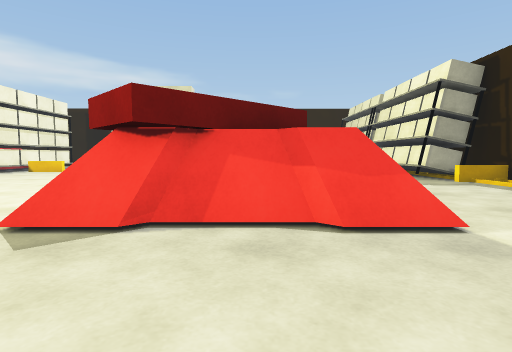
view 1 (above)

24 first-person views from a walk through a 3-D level made in the Unity game engine. The camera is 0.72 m above the floor, tilts 4° down and sees 80° across. Doors are open. The floor is counted in squares, 1 m on a side. Each view is taken from the middle of a square. On the plan, view 1 faces up. The plan holds only what a view shows up to about 10 squares ahead; the rest is blank. The place goes on beyond the plan. The player character is not drawn. Surface patterns are stand-ins for the level's own textures.

view 2
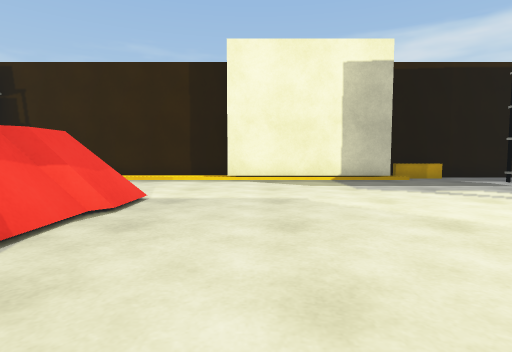

view 3
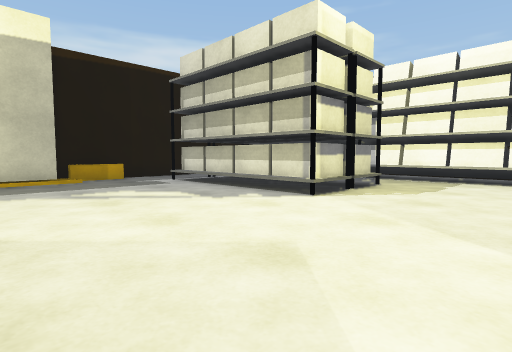

view 4
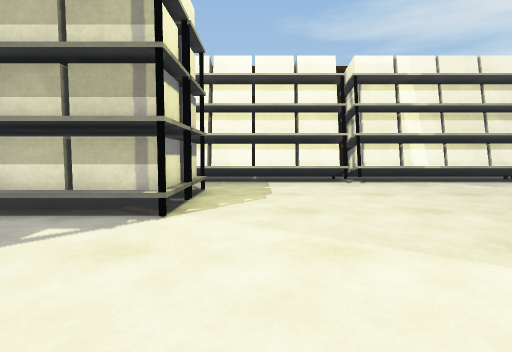

view 5
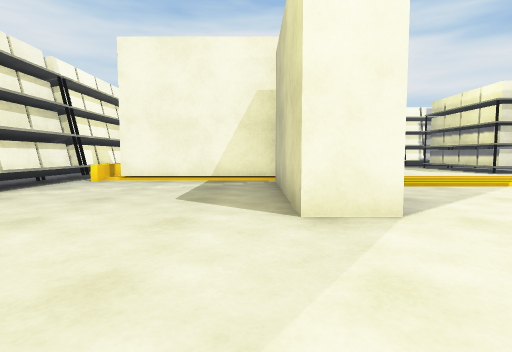

view 6
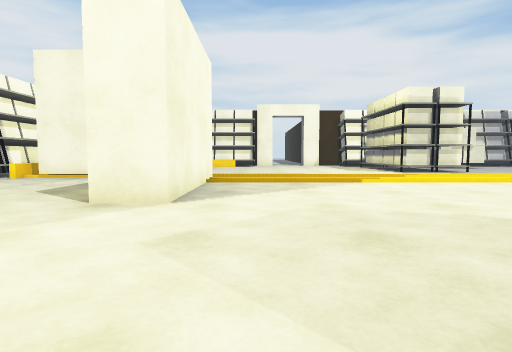

view 7
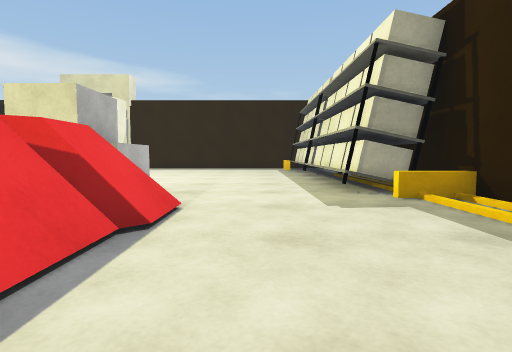

view 8
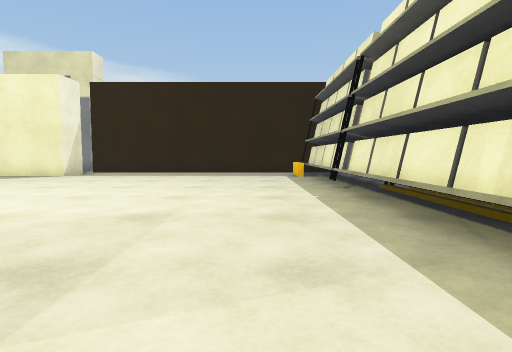

view 9
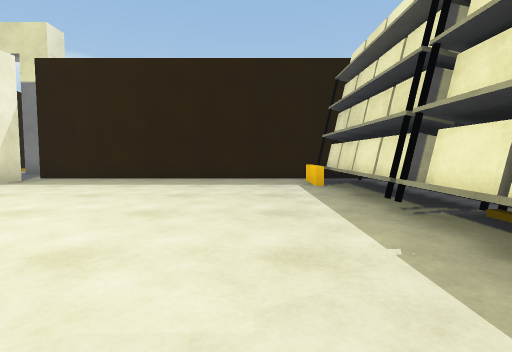

view 10
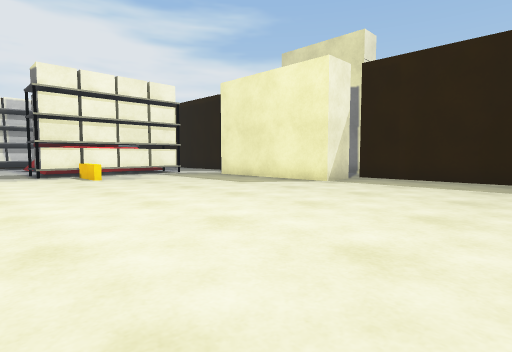

view 11
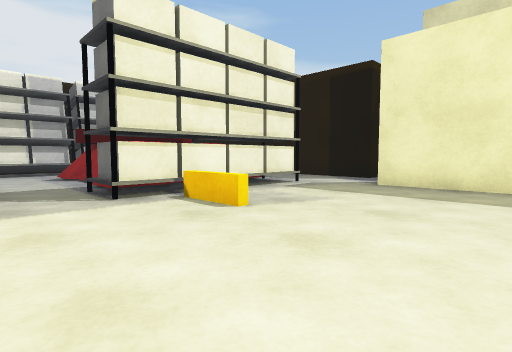

view 12
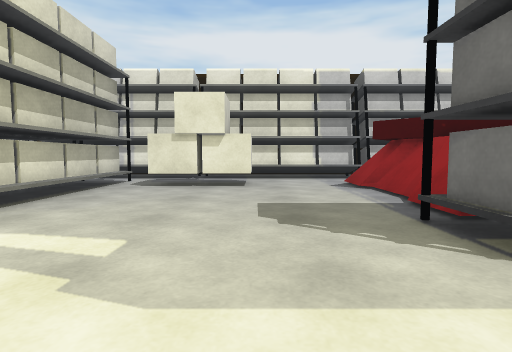

view 13
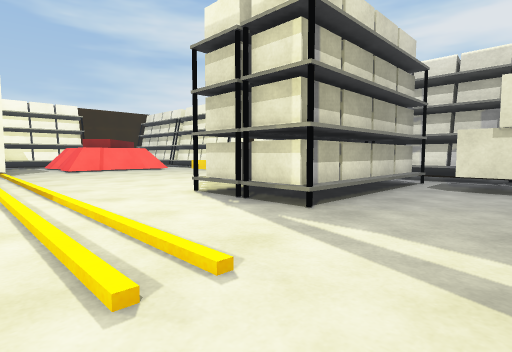

view 14
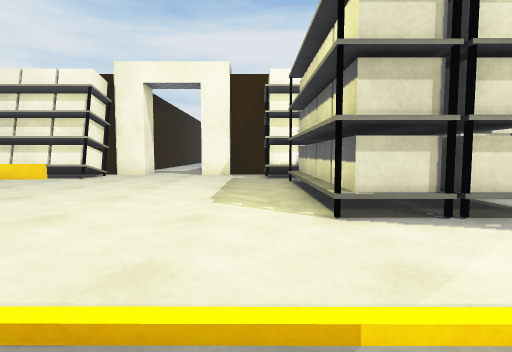

view 15
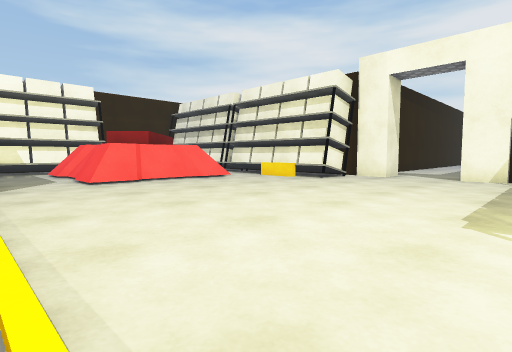

view 16
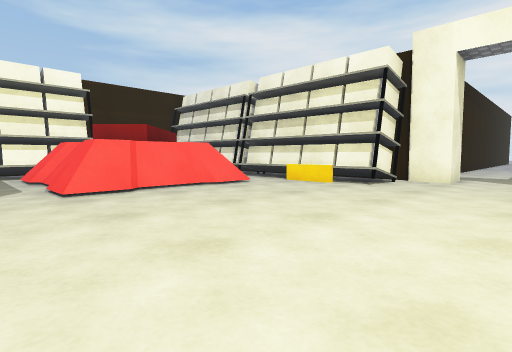

view 17
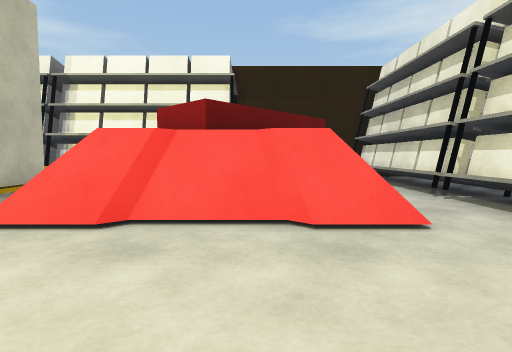

view 18
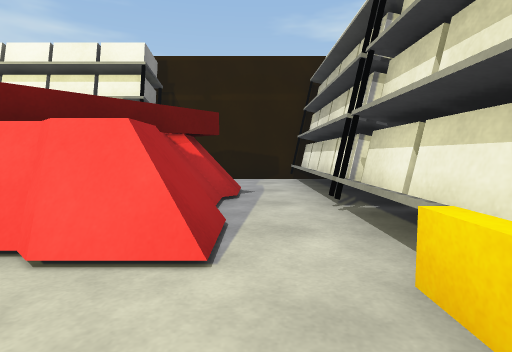

view 19
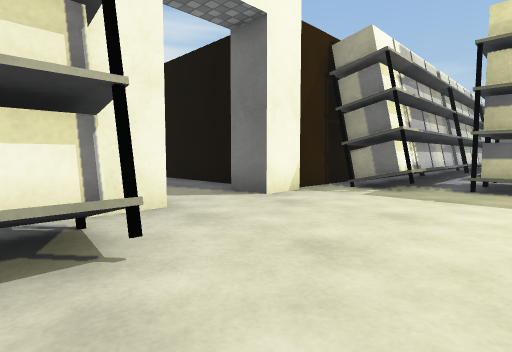

view 20
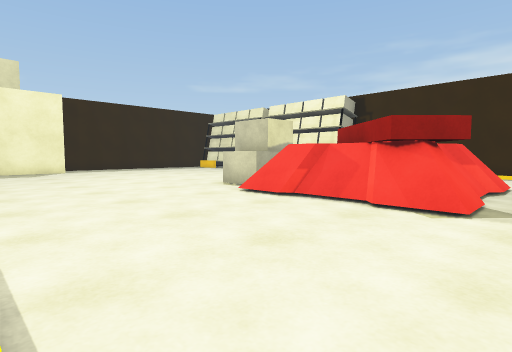

view 21
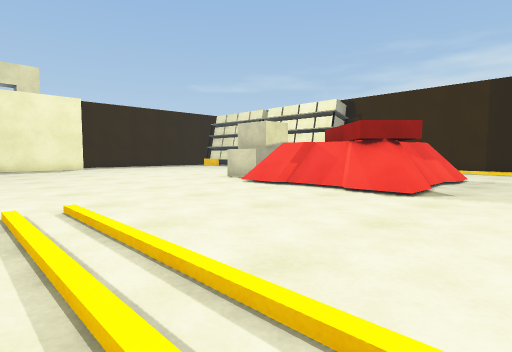

view 22
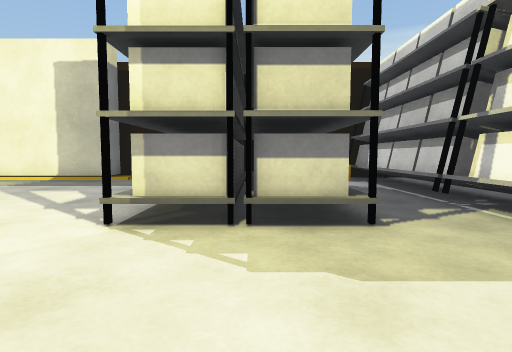

view 23
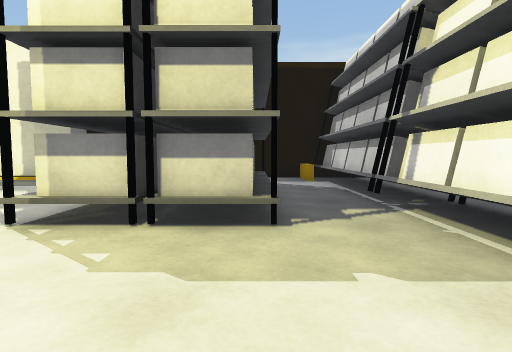

view 24
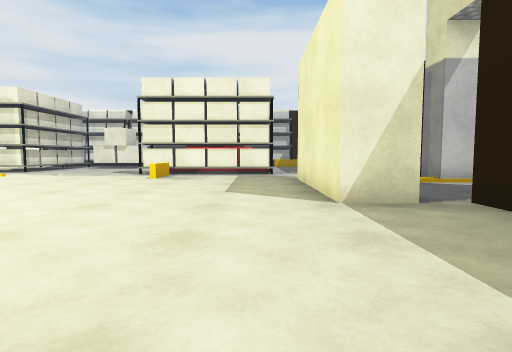

### Floor plan
Key: @ floor where view 1 was taken; # wall or solid block; x gap in a wall; . main floor; : floor 0.1 m higher than the main floor; / step, stairs or slope; D open door; = window, fence, low wall or low ledge; S shelf; B box; O other object.
Columns run from 20 left of view 1 to 7 right of it. Each row starts with its distance up from view 1.
 22             #:
 21            ##DD
 20           ## :...
 19           #.   ..##########
 18          ...    #........SS
 17          ...#####........SS
 16   S      SS..............SS
 15   SS   OOSS..............SS
 14   SS   OOSS..............SS
 13   SS OOOOSS==............SS
 12   SS.....SS..............SS
 11   SS.....................SS#
 10   SS B...................SS#
  9   SSBB.............BBB...SS#
  8   SSBB.............BBB....=#
  7   SS......./......O  OO....#
  6   SSSSSSS../......OOOOO....#
  5  #SSSSSSS.././....OOOO.....#
  4  #SSSSSSS.././....OOOOO....#
  3  #........././....OOOOO....#
  2 ##........././............##
  1 #D........././............#
  0 DD........././......@.....#
 -1 #D........././............#
 -2 ##SS......././............#
 -3  #SS......././............##
 -4   S#.......######..........#
 -5   SS.OOOO..#...............#
 -6   SS.OOOO..#........SSSSSS.#
 -7   SS.OOOO..#........SSSSSS #
 -8   SS.O  O..#........SSSSSS #
 -9   SS.O  O..x...............#
-10   SS.  SSSSSSSSSSSSSSSSSSSS#
-11   SS.  SSSSSSSSSSSSSSSSSSSS#
-12   ####

Positions as (right, up) in squares from view 1, and headings:
1: (0, 0), facing up
2: (-3, 1), facing right
3: (-3, -1), facing down-right
4: (-1, -2), facing down
5: (0, -5), facing left
6: (1, -2), facing left
7: (3, 3), facing up
8: (3, 7), facing up
9: (3, 10), facing up
10: (1, 10), facing up-left
11: (-5, 10), facing up-left
12: (-8, 10), facing left
13: (-8, 9), facing down-left
14: (-8, 3), facing left
15: (-9, 3), facing down-left
16: (-10, 1), facing down-left
17: (-14, -2), facing down
18: (-16, -3), facing down
19: (-15, -3), facing up-left
20: (-7, 2), facing up-right
21: (-8, 1), facing up-right
22: (-3, -7), facing right
23: (-3, -8), facing right
24: (1, 16), facing left
